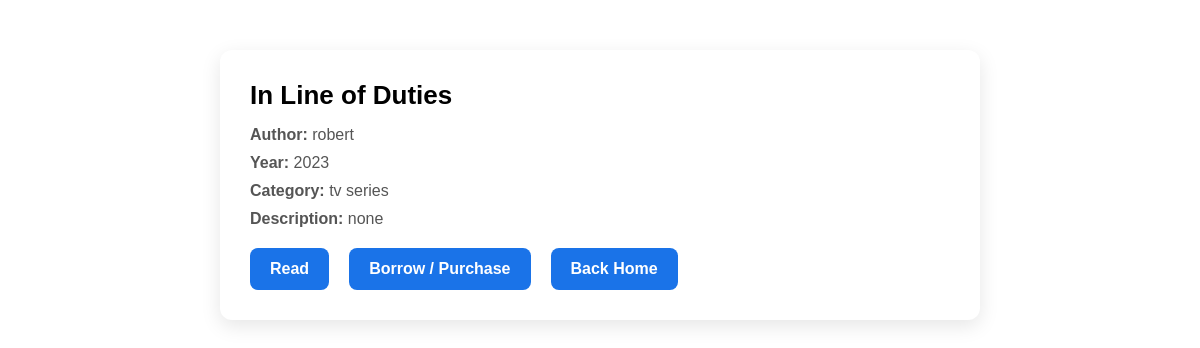
/bookdetails.php?book_id=6, run on the app's committed database.
### tables this page shows
CREATE TABLE `books` (
  `id` int(11) NOT NULL,
  `title` varchar(255) NOT NULL,
  `author` varchar(255) NOT NULL,
  `year` int(4) NOT NULL,
  `category` varchar(100) NOT NULL,
  `description` text DEFAULT NULL
);

### bookdetails.php (the view, shortened to what this page needs)
<?php
$conn = new mysqli("localhost","root","","library_db");
$book_id = intval($_GET['book_id']);
$stmt = $conn->prepare("SELECT * FROM books WHERE id=?");
$stmt->bind_param("i", $book_id);
$stmt->execute();
$result = $stmt->get_result();
$book = $result->fetch_assoc();
?>
<!DOCTYPE html>
<html lang="en">
<head>
<link rel="stylesheet" href="style.css">
</head>
<body>
<div class="book-detail">
    <h2><?= htmlspecialchars($book['title']) ?></h2>
    <p><strong>Author:</strong> <?= htmlspecialchars($book['author']) ?></p>
    <p><strong>Year:</strong> <?= $book['year'] ?></p>
    <p><strong>Category:</strong> <?= htmlspecialchars($book['category']) ?></p>
    <p><strong>Description:</strong> <?= htmlspecialchars($book['description']) ?></p>
    <div class="action-btns">
        <a href="#?book_id=<?= $book['id'] ?>">Read</a>
        <a href="borrowers.php?book_id=<?= $book['id'] ?>">Borrow / Purchase</a>
        <a href="index.php">Back  Home</a>
    </div>
</div>
</body>
</html>

### style.css (style rules this page uses)
* { margin: 0; padding: 0; font-family: Arial, sans-serif; }

### bookdetails.php (style rules this page uses)
.book-detail { max-width: 700px; margin: 50px auto; background:#fff; padding:30px; border-radius:12px; box-shadow:0 6px 20px rgba(0,0,0,0.1); }
.book-detail h2 { font-size:26px; margin-bottom:15px; }
.book-detail p { font-size:16px; color:#555; margin-bottom:10px; }
.action-btns { display:flex; gap:20px; margin-top:20px; }
.action-btns a { padding:12px 20px; background:#1a73e8; color:#fff; text-decoration:none; border-radius:8px; font-weight:600; }

### data on the page
books: title "In Line of Duties", author "robert", year "2023", category "tv series", description "none"
